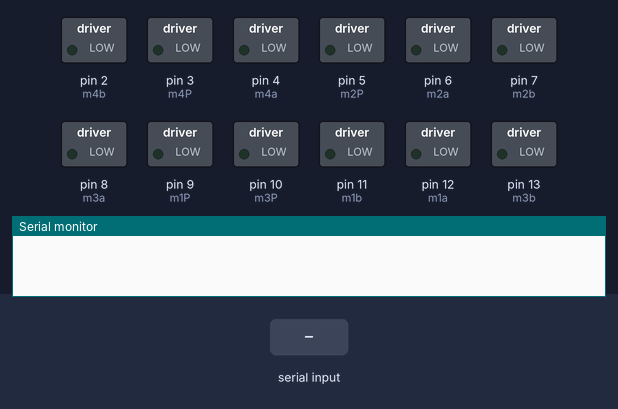
This sketch was run on a simulated Arduino Uno, built with avr-gcc and run on an emulated ATmega328P. Shown: switched loads named in the sketch (green lamp = pin HIGH), the last lines printed to the serial monitor. Inputs (shaded band) come from the test bench.

Above: at 1.2 s.
1.3 s: "F" received over Serial
At 2.1 s:
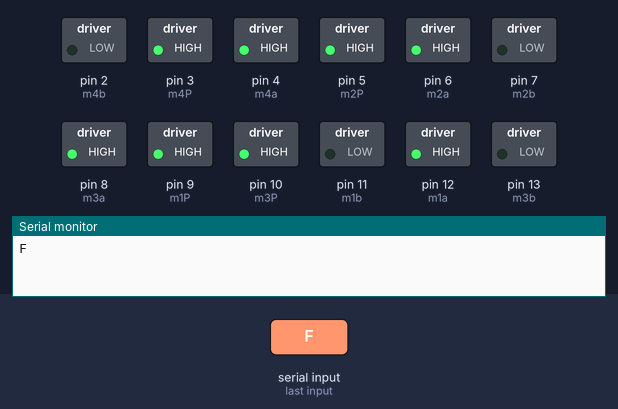
2.8 s: byte 48 ('0') received over Serial
At 3.2 s:
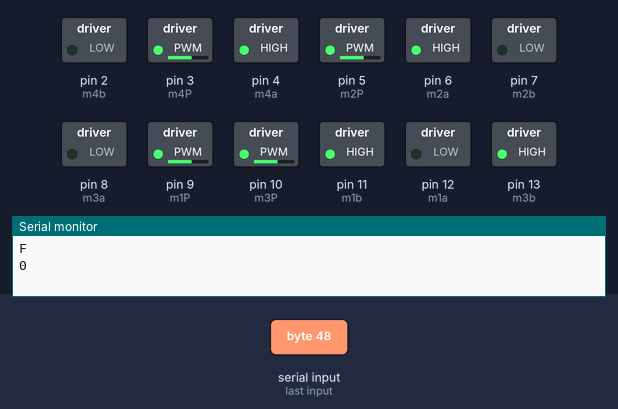
4.3 s: "B" received over Serial
At 5.5 s:
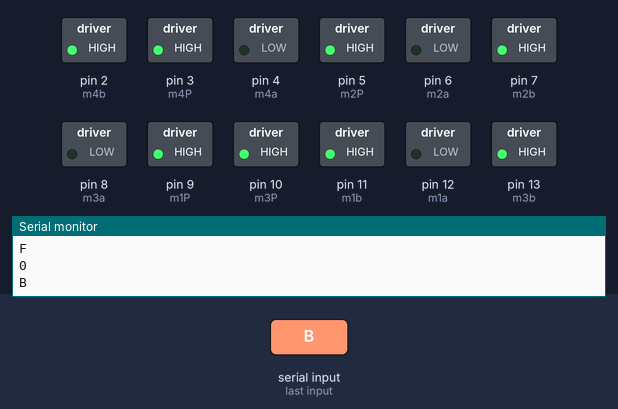
5.8 s: byte 52 ('4') received over Serial
At 6.7 s:
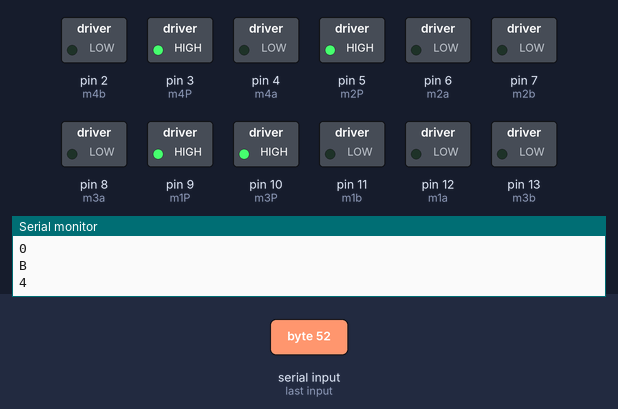
7.3 s: "L" received over Serial
At 7.8 s:
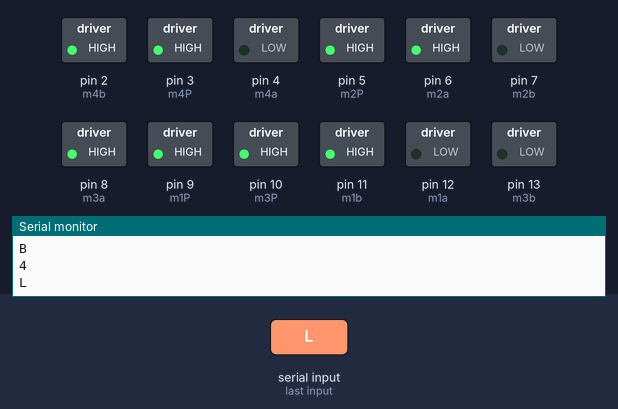
8.8 s: "R" received over Serial
At 10.2 s:
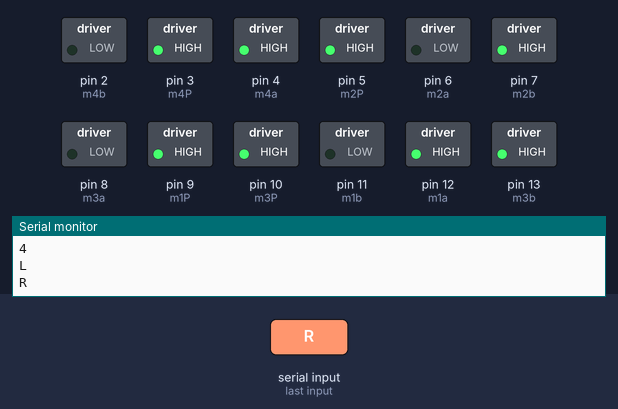
Timing chart, 0 to 11.3 s (numbered marks = the images above; inputs shaded):
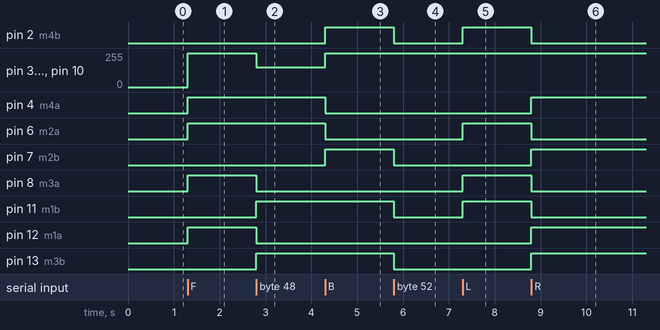

Measured:
- after the input at 1.3 s, pin 3 (m4P), pin 5 (m2P), pin 9 (m1P), pin 10 (m3P): 0/255 → 255/255 at once; pin 4 (m4a), pin 6 (m2a), pin 8 (m3a), pin 12 (m1a): LOW → HIGH at once
- after the input at 2.8 s, pin 3 (m4P), pin 5 (m2P), pin 9 (m1P), pin 10 (m3P): 255/255 → 150/255 at once; pin 8 (m3a), pin 12 (m1a): HIGH → LOW at once; pin 11 (m1b), pin 13 (m3b): LOW → HIGH at once
- after the input at 4.3 s, pin 2 (m4b), pin 7 (m2b): LOW → HIGH at once; pin 3 (m4P), pin 5 (m2P), pin 9 (m1P), pin 10 (m3P): 150/255 → 255/255 at once; pin 4 (m4a), pin 6 (m2a): HIGH → LOW at once
- after the input at 5.8 s, pin 2 (m4b), pin 7 (m2b), pin 11 (m1b), pin 13 (m3b): HIGH → LOW at once
- after the input at 7.3 s, pin 2 (m4b), pin 6 (m2a), pin 8 (m3a), pin 11 (m1b): LOW → HIGH at once
- after the input at 8.8 s, pin 2 (m4b), pin 6 (m2a), pin 8 (m3a), pin 11 (m1b): HIGH → LOW at once; pin 4 (m4a), pin 7 (m2b), pin 12 (m1a), pin 13 (m3b): LOW → HIGH at once

The sketch:

four_omni_wheels_drive.ino
```cpp
const int m1a = 12; //upper left 1st motor
const int m1b = 11;
const int m2a = 6; //upper right 2nd motor
const int m2b = 7;
const int m3a = 8; //lower left 3rd motor
const int m3b = 13;
const int m4a = 4; //lower right 4th motor
const int m4b = 2;
const int m1P = 9; //Enable PWM pin for 1st motor
const int m2P = 5;  //Enable PWM pin for 2nd motor
const int m3P = 10;  //Enable PWM pin for 3rd motor
const int m4P = 3;  //Enable PWM pin for 4th motor


char data;

void setup() {
  Serial.begin(9600);    //initialize serial @ 9600 baudrate
  pinMode(m1a, OUTPUT);  //defining pins
  pinMode(m1b, OUTPUT);
  pinMode(m2a, OUTPUT);
  pinMode(m2b, OUTPUT);
  pinMode(m3a, OUTPUT);
  pinMode(m3b, OUTPUT);
  pinMode(m4a, OUTPUT);
  pinMode(m4b, OUTPUT);

}

void loop() {

  //if serial value is received
  while (Serial.available() > 0)
  {
    //save it to character 'data'
    data = Serial.read();
    //print it on serial monitor
    Serial.println(data);

    //if 'F' is recieved go forward
    if (data == 'F')
    {
      //at full speed
      forward(1);

    }
    //backward
    if (data == 'B')
    {
      backward(1);
    }
    //left
    if (data == 'L')
    {
      left(1);
    }
    //right
    if (data == 'R')
    {
      right(1);
    }
    //forward left
    if (data == 'G')
    {
      forward_left(1);
    }
    //forward right
    if (data == 'I')
    {
      forward_right(1);
    }
    //backward left
    if (data == 'H')
    {
      backward_left(1);
    }
    //backward right
    if (data == 'J')
    {
      backward_right(1);
    }
    //stop
    if ((data == 'S' || data == 'D'))
    {
      Stop();
    }
    //counter clockwise
    if (data == '0' || data == '1' || data == '2' || data == '3')
    {
      //at medium speed
      counter_clockwise(1);
    }
    //neutral
    if (data == '4' || data == '5' || data == '6')
    {
      neutral(1);
    }
    //clockwise
    if (data == '7' || data == '8' || data == '9' || data == 'q')
    {
      clockwise(1);
    }
  }
}

void forward(int pmv) {
  analogWrite(m1P, 255);
  analogWrite(m2P, 255);
  analogWrite(m3P, 255);
  analogWrite(m4P, 255);
  digitalWrite(m1a, HIGH);
  digitalWrite(m1b, LOW);
  digitalWrite(m2a, HIGH);
  digitalWrite(m2b, LOW);
  digitalWrite(m3a, HIGH);
  digitalWrite(m3b, LOW);
  digitalWrite(m4a, HIGH);
  digitalWrite(m4b, LOW);
}

void backward(int pmv) {
      analogWrite(m1P, 255);
      analogWrite(m2P, 255);
      analogWrite(m3P, 255);
      analogWrite(m4P, 255);
      digitalWrite(m1a, LOW);
      digitalWrite(m1b, HIGH);
      digitalWrite(m2a, LOW);
      digitalWrite(m2b, HIGH);
      digitalWrite(m3a, LOW);
      digitalWrite(m3b, HIGH);
      digitalWrite(m4a, LOW);
      digitalWrite(m4b, HIGH);
}
void left(int pmv) {
      analogWrite(m1P, 255);
      analogWrite(m2P, 255);
      analogWrite(m3P, 255);
      analogWrite(m4P, 255);
      digitalWrite(m1a, LOW);
      digitalWrite(m1b, HIGH);
      digitalWrite(m2a, HIGH);
      digitalWrite(m2b, LOW);
      digitalWrite(m3a, HIGH);
      digitalWrite(m3b, LOW);
      digitalWrite(m4a, LOW);
      digitalWrite(m4b, HIGH);
}
void right(int pmv) {
      analogWrite(m1P, 255);
      analogWrite(m2P, 255);
      analogWrite(m3P, 255);
      analogWrite(m4P, 255);
      digitalWrite(m1a, HIGH);
      digitalWrite(m1b, LOW);
      digitalWrite(m2a, LOW);
      digitalWrite(m2b, HIGH);
      digitalWrite(m3a, LOW);
      digitalWrite(m3b, HIGH);
      digitalWrite(m4a, HIGH);
      digitalWrite(m4b, LOW);
}
void forward_left(int pmv) {
      analogWrite(m1P, 255);
      analogWrite(m2P, 255);
      analogWrite(m3P, 255);
      analogWrite(m4P, 255);
      digitalWrite(m1a, LOW);
      digitalWrite(m1b, LOW);
      digitalWrite(m2a, HIGH);
      digitalWrite(m2b, LOW);
      digitalWrite(m3a, HIGH);
      digitalWrite(m3b, LOW);
      digitalWrite(m4a, LOW);
      digitalWrite(m4b, LOW);
}
void forward_right(int pmv) {
      analogWrite(m1P, 255);
      analogWrite(m2P, 255);
      analogWrite(m3P, 255);
      analogWrite(m4P, 255);
      digitalWrite(m1a, HIGH);
      digitalWrite(m1b, LOW);
      digitalWrite(m2a, LOW);
      digitalWrite(m2b, LOW);
      digitalWrite(m3a, LOW);
      digitalWrite(m3b, LOW);
      digitalWrite(m4a, HIGH);
      digitalWrite(m4b, LOW);
}
void backward_left(int pmv) {
      analogWrite(m1P, 255);
      analogWrite(m2P, 255);
      analogWrite(m3P, 255);
      analogWrite(m4P, 255);
      digitalWrite(m1a, LOW);
      digitalWrite(m1b, HIGH);
      digitalWrite(m2a, LOW);
      digitalWrite(m2b, LOW);
      digitalWrite(m3a, LOW);
      digitalWrite(m3b, LOW);
      digitalWrite(m4a, LOW);
      digitalWrite(m4b, HIGH);
}
void backward_right(int pmv) {
      analogWrite(m1P, 255);
      analogWrite(m2P, 255);
      analogWrite(m3P, 255);
      analogWrite(m4P, 255);
      digitalWrite(m1a, LOW);
      digitalWrite(m1b, LOW);
      digitalWrite(m2a, LOW);
      digitalWrite(m2b, HIGH);
      digitalWrite(m3a, LOW);
      digitalWrite(m3b, HIGH);
      digitalWrite(m4a, LOW);
      digitalWrite(m4b, LOW);
}
void Stop() {
      digitalWrite(m1a, LOW);
      digitalWrite(m1b, LOW);
      digitalWrite(m2a, LOW);
      digitalWrite(m2b, LOW);
      digitalWrite(m3a, LOW);
      digitalWrite(m3b, LOW);
      digitalWrite(m4a, LOW);
      digitalWrite(m4b, LOW);
}
void counter_clockwise(int pmv) {
      analogWrite(m1P, 150);
      analogWrite(m2P, 150);
      analogWrite(m3P, 150);
      analogWrite(m4P, 150);
      digitalWrite(m1a, LOW);
      digitalWrite(m1b, HIGH);
      digitalWrite(m2a, HIGH);
      digitalWrite(m2b, LOW);
      digitalWrite(m3a, LOW);
      digitalWrite(m3b, HIGH);
      digitalWrite(m4a, HIGH);
      digitalWrite(m4b, LOW);
}
void neutral(int pmv) {
      digitalWrite(m1a, LOW);
      digitalWrite(m1b, LOW);
      digitalWrite(m2a, LOW);
      digitalWrite(m2b, LOW);
      digitalWrite(m3a, LOW);
      digitalWrite(m3b, LOW);
      digitalWrite(m4a, LOW);
      digitalWrite(m4b, LOW);
}
void clockwise(int pmv) {
      analogWrite(m1P, 150);
      analogWrite(m2P, 150);
      analogWrite(m3P, 150);
      analogWrite(m4P, 150);
      Serial.println("CLOCKWISE");
      digitalWrite(m1a, HIGH);
      digitalWrite(m1b, LOW);
      digitalWrite(m2a, LOW);
      digitalWrite(m2b, HIGH);
      digitalWrite(m3a, HIGH);
      digitalWrite(m3b, LOW);
      digitalWrite(m4a, LOW);
      digitalWrite(m4b, HIGH);
}
```
